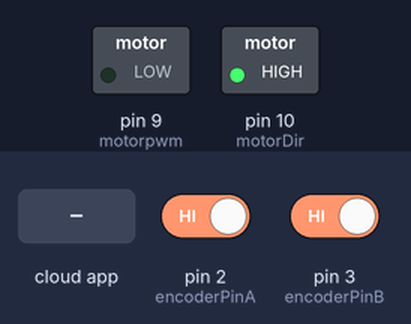
The sketch below on a simulated Arduino Uno, built with avr-gcc and run on an emulated ATmega328P. On the bench: switched loads named in the sketch (green lamp = pin HIGH). Inputs (shaded band) come from the test bench; at power-on: pin 2 (encoderPinA) HIGH, pin 3 (encoderPinB) HIGH. The ROS host is connected and sends only what is stated.

Above: at 1.2 s.
1.3 s: the phone or cloud app sets linear.x to -100
At 1.56 s:
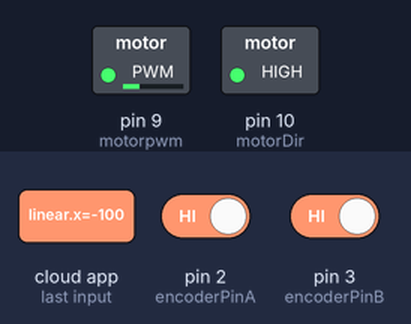
At 3.2 s:
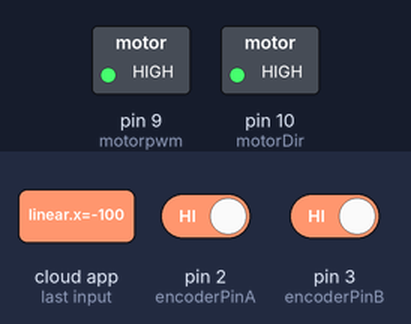
4.3 s: the phone or cloud app sets linear.x to 100
At 7.12 s:
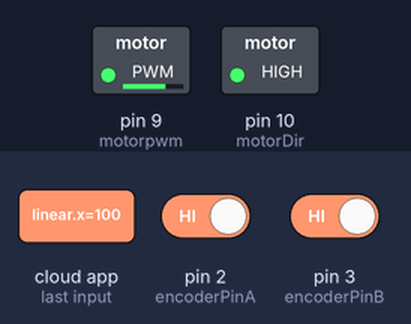
7.3 s: the phone or cloud app sets angular.z to -100
Timing chart, 0 to 10.3 s (numbered marks = the images above; inputs shaded):
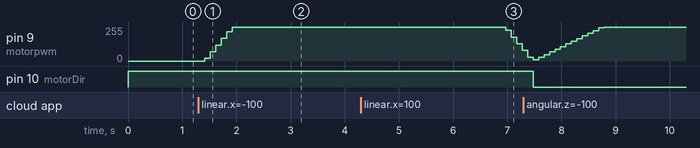

Measured:
- after the input at 1.3 s, pin 9 (motorpwm): moves from 0/255 to 255/255 over 0.51 s, starting after 0.12 s
- after the input at 4.3 s, pin 9 (motorpwm): 255/255 → 230/255 after 2.7 s, → 180/255 0.10 s later, → 130/255 0.10 s later, → 80/255 0.10 s later

The sketch:

ros_speed2_RIGHT.ino
```cpp
#include <ros.h>
#include <geometry_msgs/Twist.h>
#include <ros/time.h>

ros::NodeHandle  nh;

#define encoderPinA 2
#define encoderPinB 3
#define motorDir 10
#define motorpwm 9
#define LOOPTIME 10


int counts = 8400;  // Encoder Pulse per revolution.
volatile long  encoderValue = 0;


unsigned long previousMillis = 0;
long interval = 100;
float input;
float setpoint;

//PID VARIABLES
float output, cv1, error, error1, error2;
float Kp=2, Kd=0.00, Ki=50, Tm=0.1;


//variables de ROs
float vx=0;
float w=0;

//ROS CALLBACK FUNCTION
void cmd_vel_cb( const geometry_msgs::Twist& twist){
  vx = twist.linear.x;
  w = twist.angular.z;
}


ros::Subscriber<geometry_msgs::Twist> sub("cmd_vel", cmd_vel_cb );

void setup() {
   nh.initNode();
   nh.subscribe(sub);

  pinMode (encoderPinA, INPUT_PULLUP);
  pinMode (encoderPinB, INPUT_PULLUP);
  attachInterrupt (digitalPinToInterrupt (encoderPinA), readEncoderA, CHANGE);
  attachInterrupt (digitalPinToInterrupt (encoderPinB), readEncoderB, CHANGE);

  pinMode(motorDir, OUTPUT);
  pinMode(motorpwm, OUTPUT);

  TCCR1B = TCCR1B & 0b11111000 | 1;

}

void loop(){

  unsigned long currentMillis = millis();

  //MOTOR VELOCITY
  if((currentMillis - previousMillis)>= interval){
    previousMillis = currentMillis;

    input = 10* encoderValue * (2*PI/counts) ; //rad/seg
    encoderValue = 0;
  }

  //
  setpoint= 10*vx+5.985*w; //right//max 7.8 rad/s
  error = setpoint - input;


  //PID CONTROLLER
  output = cv1 + (Kp + Kd/Tm)*error + (-Kp + Ki*Tm - 2*Kd/Tm)*error1+ (Kd/Tm)*error2 ;
  cv1 = output;
  error2 = error1;
  error1 = error;

  //SATURATION
  if(output > 255.0){
    output = 255.0;
  }else if (output < -255.0) {
    output = -255.0;
  }

  //OUTPUT
  pwmOut(output);

  nh.spinOnce();
  delay(100);

}

void readEncoderA()
{
  if (digitalRead(encoderPinA) != digitalRead(encoderPinB))
  {
    encoderValue++;
  }
  else
  {
    encoderValue--;
  }
}

void readEncoderB()
{
  if (digitalRead(encoderPinA) == digitalRead(encoderPinB))
  {
    encoderValue++;
  }
  else
  {
    encoderValue--;
  }
}

void forward () {
  digitalWrite(motorDir, LOW);

}
void reverse () {
  digitalWrite(motorDir, HIGH);

}


void pwmOut(float out) {
  if (out > 0) {  // if output > 0, move motor in forward direction
    analogWrite(motorpwm, out);
    forward();
  }
  else {  // if output < 0, move motor in reverse direction
    analogWrite(motorpwm, abs(out));
    reverse();
  }
}
```
